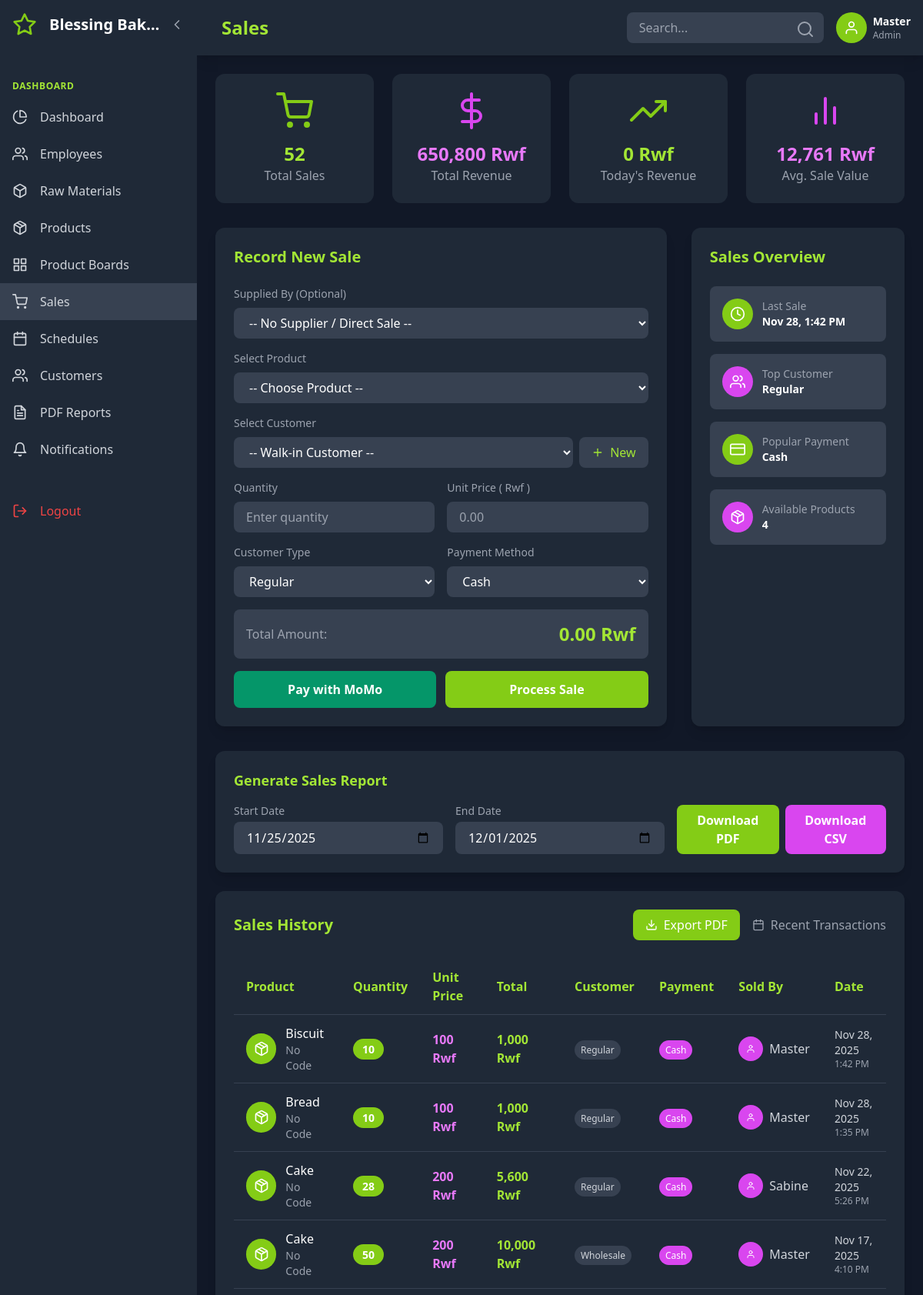
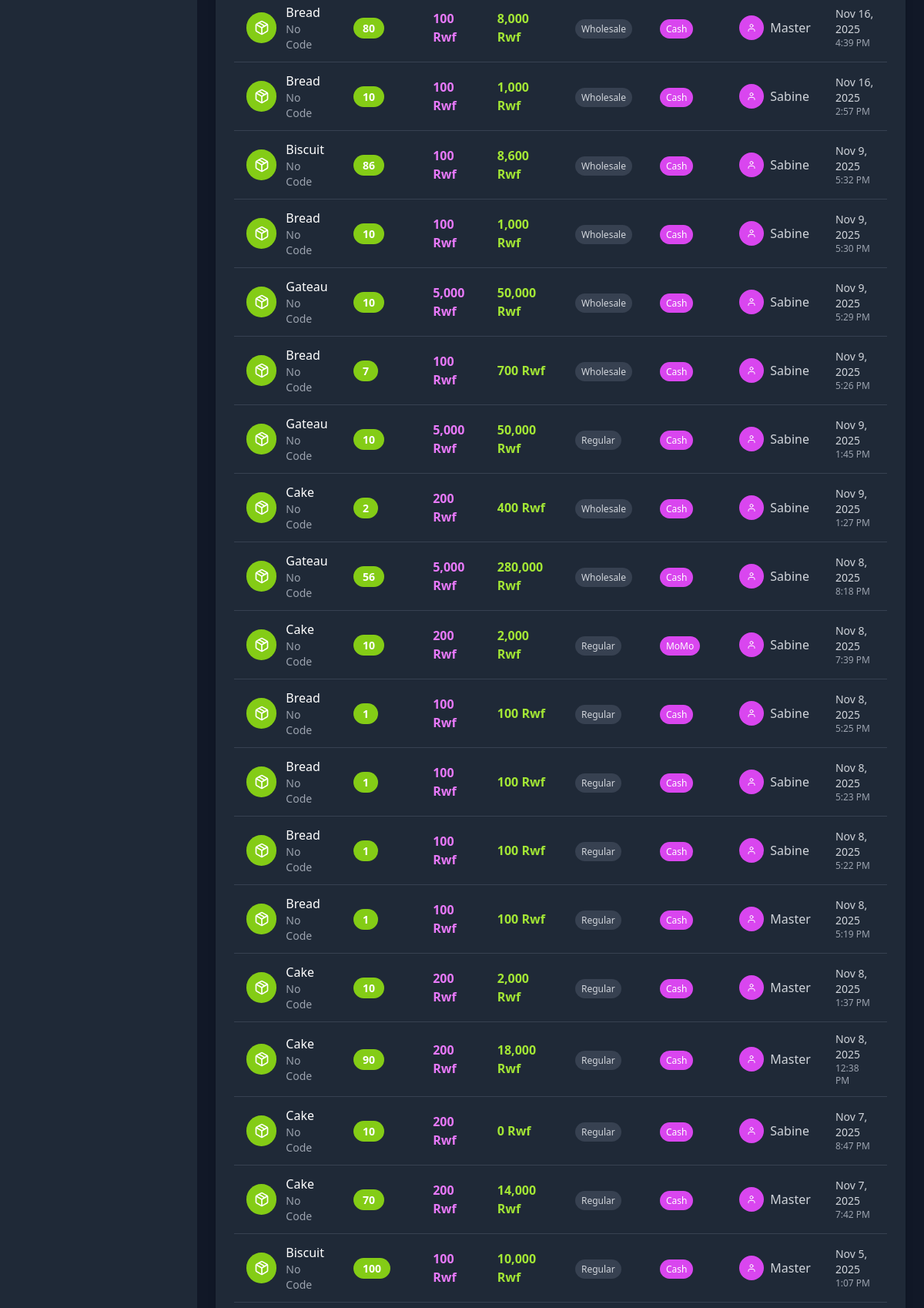
The page /?page=sales (signed in, upper part) on the database its author committed (2 pictures, top to bottom).
### tables this page shows
CREATE TABLE `system_settings` (
  `id` int(11) NOT NULL,
  `business_name` varchar(255) DEFAULT 'Bakery Management System',
  `currency` varchar(10) DEFAULT 'Frw',
  `timezone` varchar(50) DEFAULT 'Africa/Kigali',
  `date_format` varchar(20) DEFAULT 'Y-m-d',
  `low_stock_threshold` int(11) DEFAULT 10,
  `updated_at` datetime DEFAULT current_timestamp() ON UPDATE current_timestamp()
);

CREATE TABLE `sales` (
  `id` int(11) NOT NULL,
  `product_id` int(11) NOT NULL,
  `qty` int(11) NOT NULL,
  `unit_price` decimal(10,2) DEFAULT NULL,
  `total_price` decimal(12,2) DEFAULT NULL,
  `customer_type` varchar(50) DEFAULT NULL,
  `payment_method` varchar(50) DEFAULT NULL,
  `customer_id` int(11) DEFAULT NULL,
  `supplied_by` int(11) DEFAULT NULL,
  `supplier_trip_item_id` int(11) DEFAULT NULL,
  `sold_by` int(11) DEFAULT NULL,
  `created_by` int(11) DEFAULT NULL,
  `created_at` datetime DEFAULT current_timestamp()
);

CREATE TABLE `products` (
  `id` int(11) NOT NULL,
  `name` varchar(150) NOT NULL,
  `sku` varchar(80) DEFAULT NULL,
  `price` decimal(10,2) DEFAULT 0.00,
  `unit` varchar(20) DEFAULT NULL,
  `created_at` datetime DEFAULT current_timestamp(),
  `stock` int(11) NOT NULL DEFAULT 0
);

CREATE TABLE `users` (
  `id` int(11) NOT NULL,
  `username` varchar(50) NOT NULL,
  `email` varchar(150) DEFAULT NULL,
  `phone` varchar(20) DEFAULT NULL,
  `password` varchar(255) NOT NULL,
  `role` enum('admin','manager','staff') DEFAULT 'staff',
  `created_at` datetime DEFAULT current_timestamp()
);

### app/views/sales.php (the view, shortened to what the rows shown need)
<div class="grid grid-cols-1 lg:grid-cols-3 gap-8 mb-8">
    <div class="bg-gray-800 rounded-xl p-6 shadow-lg">
        <div class="space-y-4">
            <div class="flex justify-between items-center p-4 bg-gray-700 rounded-lg">
                <div class="flex items-center space-x-3">
                    <div>
                        <p class="text-gray-400 text-sm">Last Sale</p>
                        <p class="text-white font-semibold text-sm">
                            <?php if(!empty($sales_logs)): ?>
                                <?= date('M j, g:i A', strtotime($sales_logs[0]['created_at'])) ?>
                            <?php else: ?>
                                No sales yet
                            <?php endif; ?>
                        </p>
                    </div>
                </div>
            </div>
        </div>
    </div>
</div>
<div class="bg-gray-800 rounded-xl p-6 shadow-lg">
    <div class="overflow-x-auto">
        <table class="w-full">
            <thead>
                <tr class="border-b border-gray-700">
                    <th class="text-left py-3 px-4 text-lime-400">Product</th>
                    <th class="text-left py-3 px-4 text-lime-400">Quantity</th>
                    <th class="text-left py-3 px-4 text-lime-400">Unit Price</th>
                    <th class="text-left py-3 px-4 text-lime-400">Total</th>
                    <th class="text-left py-3 px-4 text-lime-400">Customer</th>
                    <th class="text-left py-3 px-4 text-lime-400">Payment</th>
                    <th class="text-left py-3 px-4 text-lime-400">Sold By</th>
                    <th class="text-left py-3 px-4 text-lime-400">Date</th>
                </tr>
            </thead>
            <tbody>
                <?php foreach($sales_logs as $sale): ?>
                <tr class="border-b border-gray-700 hover:bg-gray-700">
                    <td class="py-3 px-4">
                        <div class="flex items-center space-x-3">
                            <div class="w-10 h-10 bg-lime-500 rounded-full flex items-center justify-center">
                                <i data-feather="package" class="w-5 h-5 text-white"></i>
                            </div>
                            <div>
                                <p class="font-medium"><?= htmlspecialchars($sale['product_name']) ?></p>
                                <p class="text-gray-400 text-sm"><?= htmlspecialchars($sale['product_code'] ?? 'No Code') ?></p>
                            </div>
                        </div>
                    </td>
                    <td class="py-3 px-4">
                        <span class="bg-lime-500 text-white px-3 py-1 rounded-full text-sm font-semibold">
                            <?= number_format($sale['qty']) ?>
                        </span>
                    </td>
                    <td class="py-3 px-4">
                        <span class="text-fuchsia-400 font-bold"><?= number_format($sale['unit_price'], 0) ?> Rwf</span>
                    </td>
                    <td class="py-3 px-4">
                        <span class="text-lime-400 font-bold"><?= number_format($sale['total_price'], 0) ?> Rwf</span>
                    </td>
                    <td class="py-3 px-4">
                        <span class="bg-gray-700 text-gray-300 px-2 py-1 rounded-full text-xs">
                            <?= htmlspecialchars($sale['customer_type']) ?>
                        </span>
                    </td>
                    <td class="py-3 px-4">
                        <span class="bg-fuchsia-500 text-white px-2 py-1 rounded-full text-xs">
                            <?= htmlspecialchars($sale['payment_method']) ?>
                        </span>
                    </td>
                    <td class="py-3 px-4">
                        <div class="flex items-center space-x-2">
                            <div class="w-8 h-8 bg-fuchsia-500 rounded-full flex items-center justify-center">
                                <i data-feather="user" class="w-3 h-3 text-white"></i>
                            </div>
                            <span class="text-gray-300"><?= htmlspecialchars($sale['sold_by'] ?? 'Unknown') ?></span>
                        </div>
                    </td>
                    <td class="py-3 px-4">
                        <div class="text-gray-300">
                            <div class="font-medium text-sm"><?= date('M j, Y', strtotime($sale['created_at'])) ?></div>
                            <div class="text-gray-400 text-xs"><?= date('g:i A', strtotime($sale['created_at'])) ?></div>
                        </div>
                    </td>
                </tr>
                <?php endforeach; ?>
            </tbody>
        </table>
    </div>
</div>

### app/views/header.php (shortened to what the rows shown need)
<?php
    $user = $_SESSION['user_id'] ?? null;
    $user_role = $_SESSION['role'] ?? 'employee';
    $user_name = $_SESSION['username'] ?? 'User';
    $current_page = $_GET['page'] ?? 'dashboard';
    $theme = $_SESSION['theme'] ?? 'dark';
    $language = $_SESSION['language'] ?? 'en';
if ($user):
?>
<!DOCTYPE html>
<html lang="<?= htmlspecialchars($language) ?>" class="<?= $theme === 'dark' ? 'dark' : '' ?>">
<head>
    <script src="https://cdn.tailwindcss.com"></script>
</head>
<body class="<?= $theme === 'dark' ? 'bg-gray-900 text-white' : 'bg-gray-100 text-gray-900' ?> min-h-screen flex">
    <div id="sidebar" class="sidebar sidebar-expanded bg-gray-800 fixed h-full overflow-hidden z-50">
        <div class="p-4 flex items-center justify-between">
            <div class="flex items-center min-w-0">
                <i data-feather="star" class="text-lime-500 w-8 h-8 flex-shrink-0"></i>
                <span class="logo-text ml-4 text-xl font-bold truncate"><?php echo $conn->query("SELECT business_name FROM system_settings LIMIT 1")->fetchColumn(); ?></span>
            </div>
            <button id="sidebarToggle" class="text-gray-400 hover:text-white ml-2 flex-shrink-0">
                <i data-feather="chevron-left" class="w-5 h-5 sidebar-toggle-icon"></i>
            </button>
        </div>
        <nav class="mt-8">
            <?php if ($user_role === 'admin'): ?>
                <div class="px-4 py-2 text-xs font-semibold text-lime-400 uppercase tracking-wider">
                    <span class="nav-item-text"><?= t('dashboard') ?></span>
                </div>
                <a href="?page=dashboard" class="nav-item flex items-center px-4 py-3 text-gray-300 hover:bg-gray-700 hover:text-lime-400 transition-colors <?= $current_page === 'dashboard' ? 'bg-gray-700 text-lime-400' : '' ?>">
                    <i data-feather="pie-chart" class="w-5 h-5 flex-shrink-0"></i>
                    <span class="nav-item-text ml-4 truncate"><?= t('dashboard') ?></span>
                </a>
                <a href="?page=employees" class="nav-item flex items-center px-4 py-3 text-gray-300 hover:bg-gray-700 hover:text-lime-400 transition-colors <?= $current_page === 'employees' ? 'bg-gray-700 text-lime-400' : '' ?>">
                    <i data-feather="users" class="w-5 h-5 flex-shrink-0"></i>
                    <span class="nav-item-text ml-4 truncate"><?= t('employees') ?></span>
                </a>
                <a href="?page=raw_materials" class="nav-item flex items-center px-4 py-3 text-gray-300 hover:bg-gray-700 hover:text-lime-400 transition-colors <?= $current_page === 'raw_materials' ? 'bg-gray-700 text-lime-400' : '' ?>">
                    <i data-feather="box" class="w-5 h-5 flex-shrink-0"></i>
                    <span class="nav-item-text ml-4 truncate"><?= t('raw_materials') ?></span>
                </a>
                <a href="?page=products" class="nav-item flex items-center px-4 py-3 text-gray-300 hover:bg-gray-700 hover:text-lime-400 transition-colors <?= $current_page === 'products' ? 'bg-gray-700 text-lime-400' : '' ?>">
                    <i data-feather="package" class="w-5 h-5 flex-shrink-0"></i>
                    <span class="nav-item-text ml-4 truncate"><?= t('products') ?></span>
                </a>
                <a href="?page=product_boards" class="nav-item flex items-center px-4 py-3 text-gray-300 hover:bg-gray-700 hover:text-lime-400 transition-colors <?= $current_page === 'product_boards' ? 'bg-gray-700 text-lime-400' : '' ?>">
                    <i data-feather="grid" class="w-5 h-5 flex-shrink-0"></i>
                    <span class="nav-item-text ml-4 truncate"><?= t('product_boards') ?></span>
                </a>
                <a href="?page=suppliers" class="nav-item flex items-center px-4 py-3 text-gray-300 hover:bg-gray-700 hover:text-fuchsia-400 transition-colors <?= $current_page === 'sales' ? 'bg-gray-700 text-fuchsia-400' : '' ?>">
                    <i data-feather="shopping-cart" class="w-5 h-5 flex-shrink-0"></i>
                    <span class="nav-item-text ml-4 truncate"><?= t('sales') ?></span>
                <a href="?page=schedules" class="nav-item flex items-center px-4 py-3 text-gray-300 hover:bg-gray-700 hover:text-lime-400 transition-colors <?= $current_page === 'schedules' ? 'bg-gray-700 text-lime-400' : '' ?>">
                    <i data-feather="calendar" class="w-5 h-5 flex-shrink-0"></i>
                    <span class="nav-item-text ml-4 truncate"><?= t('schedules') ?></span>
                </a>
                <a href="?page=customers" class="nav-item flex items-center px-4 py-3 text-gray-300 hover:bg-gray-700 hover:text-lime-400 transition-colors <?= $current_page === 'customers' ? 'bg-gray-700 text-lime-400' : '' ?>">
                    <i data-feather="users" class="w-5 h-5 flex-shrink-0"></i>
                    <span class="nav-item-text ml-4 truncate"><?= t('customers') ?></span>
                </a>
                <a href="?page=admin_reports" class="nav-item flex items-center px-4 py-3 text-gray-300 hover:bg-gray-700 hover:text-lime-400 transition-colors <?= $current_page === 'admin_reports' ? 'bg-gray-700 text-lime-400' : '' ?>">
                    <i data-feather="file-text" class="w-5 h-5 flex-shrink-0"></i>
                    <span class="nav-item-text ml-4 truncate"><?= t('admin_reports') ?></span>
                </a>
                <a href="?page=notifications" class="nav-item flex items-center px-4 py-3 text-gray-300 hover:bg-gray-700 hover:text-lime-400 transition-colors <?= $current_page === 'notifications' ? 'bg-gray-700 text-lime-400' : '' ?>">
                    <i data-feather="bell" class="w-5 h-5 flex-shrink-0"></i>
                    <span class="nav-item-text ml-4 truncate"><?= t('notifications') ?></span>
                </a>
            <?php endif; ?>
            <a href="?page=logout" class="nav-item flex items-center px-4 py-3 text-red-500 hover:bg-gray-700 hover:text-red-400 transition-colors mt-8">
                <i data-feather="log-out" class="w-5 h-5 flex-shrink-0"></i>
                <span class="nav-item-text ml-4 truncate"><?= t('logout') ?></span>
            </a>
        </nav>
    </div>
    <div id="mainContent" class="main-content main-expanded flex-1 transition-all duration-300">
        <header class="bg-gray-800 shadow-lg p-4 flex justify-between items-center">
            <div class="flex items-center space-x-4">
                <h1 class="text-2xl font-bold text-lime-400 capitalize"><?= str_replace('_', ' ', $current_page) ?></h1>
            </div>
            <div class="flex items-center space-x-4">
                <div class="relative hidden md:block">
                    <input type="text" placeholder="Search..." class="bg-gray-700 text-white px-4 py-2 rounded-lg focus:outline-none focus:ring-2 focus:ring-lime-500 w-64">
                    <i data-feather="search" class="absolute right-3 top-2.5 text-gray-400"></i>
                </div>
                <div class="flex items-center space-x-2">
                    <a href="?page=settings">
                        <div class="w-10 h-10 <?= $user_role === 'admin' ? 'bg-lime-500' : 'bg-fuchsia-500' ?> rounded-full flex items-center justify-center">
                            <i data-feather="user" class="w-5 h-5 text-white"></i>
                        </div>
                    </a>
                    <div class="hidden sm:block">
                        <p class="text-white font-semibold text-sm"><?= htmlspecialchars($user_name) ?></p>
                        <p class="text-gray-400 text-xs capitalize"><?= htmlspecialchars($user_role) ?></p>
                    </div>
                </div>
            </div>
        </header>
        <main class="p-6">
<?php else: ?>
<?php endif; ?>

### rows shown on the page
system_settings: business_name "Blessing Bak…"
sales: created_at "Nov 28, 1:42 PM", product.name "Biscuit", product_code "No Code", qty "10", unit_price "100", total_price "1,000", customer_type "Regular", payment_method "Cash", users.username "Master", created_at "Nov 28, 2025", created_at "1:42 PM"
sales: product.name "Bread", product_code "No Code", qty "10", unit_price "100", total_price "1,000", customer_type "Regular", payment_method "Cash", users.username "Master", created_at "Nov 28, 2025", created_at "1:35 PM"
sales: product.name "Cake", product_code "No Code", qty "28", unit_price "200", total_price "5,600", customer_type "Regular", payment_method "Cash", users.username "Sabine", created_at "Nov 22, 2025", created_at "5:26 PM"
sales: product.name "Cake", product_code "No Code", qty "50", unit_price "200", total_price "10,000", customer_type "Wholesale", payment_method "Cash", users.username "Master", created_at "Nov 17, 2025", created_at "4:10 PM"
sales: product.name "Bread", product_code "No Code", qty "80", unit_price "100", total_price "8,000", customer_type "Wholesale", payment_method "Cash", users.username "Master", created_at "Nov 16, 2025", created_at "4:39 PM"
sales: product.name "Bread", product_code "No Code", qty "10", unit_price "100", total_price "1,000", customer_type "Wholesale", payment_method "Cash", users.username "Sabine", created_at "Nov 16, 2025", created_at "2:57 PM"
sales: product.name "Biscuit", product_code "No Code", qty "86", unit_price "100", total_price "8,600", customer_type "Wholesale", payment_method "Cash", users.username "Sabine", created_at "Nov 9, 2025", created_at "5:32 PM"
sales: product.name "Bread", product_code "No Code", qty "10", unit_price "100", total_price "1,000", customer_type "Wholesale", payment_method "Cash", users.username "Sabine", created_at "Nov 9, 2025", created_at "5:30 PM"
sales: product.name "Gateau", product_code "No Code", qty "10", unit_price "5,000", total_price "50,000", customer_type "Wholesale", payment_method "Cash", users.username "Sabine", created_at "Nov 9, 2025", created_at "5:29 PM"
sales: product.name "Bread", product_code "No Code", qty "7", unit_price "100", total_price "700", customer_type "Wholesale", payment_method "Cash", users.username "Sabine", created_at "Nov 9, 2025", created_at "5:26 PM"
sales: product.name "Gateau", product_code "No Code", qty "10", unit_price "5,000", total_price "50,000", customer_type "Regular", payment_method "Cash", users.username "Sabine", created_at "Nov 9, 2025", created_at "1:45 PM"
sales: product.name "Cake", product_code "No Code", qty "2", unit_price "200", total_price "400", customer_type "Wholesale", payment_method "Cash", users.username "Sabine", created_at "Nov 9, 2025", created_at "1:27 PM"
sales: product.name "Gateau", product_code "No Code", qty "56", unit_price "5,000", total_price "280,000", customer_type "Wholesale", payment_method "Cash", users.username "Sabine", created_at "Nov 8, 2025", created_at "8:18 PM"
sales: product.name "Cake", product_code "No Code", qty "10", unit_price "200", total_price "2,000", customer_type "Regular", payment_method "MoMo", users.username "Sabine", created_at "Nov 8, 2025", created_at "7:39 PM"
sales: product.name "Bread", product_code "No Code", qty "1", unit_price "100", total_price "100", customer_type "Regular", payment_method "Cash", users.username "Sabine", created_at "Nov 8, 2025", created_at "5:25 PM"
sales: product.name "Bread", product_code "No Code", qty "1", unit_price "100", total_price "100", customer_type "Regular", payment_method "Cash", users.username "Sabine", created_at "Nov 8, 2025", created_at "5:23 PM"
sales: product.name "Bread", product_code "No Code", qty "1", unit_price "100", total_price "100", customer_type "Regular", payment_method "Cash", users.username "Sabine", created_at "Nov 8, 2025", created_at "5:22 PM"
sales: product.name "Bread", product_code "No Code", qty "1", unit_price "100", total_price "100", customer_type "Regular", payment_method "Cash", users.username "Master", created_at "Nov 8, 2025", created_at "5:19 PM"
sales: product.name "Cake", product_code "No Code", qty "10", unit_price "200", total_price "2,000", customer_type "Regular", payment_method "Cash", users.username "Master", created_at "Nov 8, 2025", created_at "1:37 PM"
sales: product.name "Cake", product_code "No Code", qty "90", unit_price "200", total_price "18,000", customer_type "Regular", payment_method "Cash", users.username "Master", created_at "Nov 8, 2025", created_at "12:38 PM"
sales: product.name "Cake", product_code "No Code", qty "10", unit_price "200", total_price "0", customer_type "Regular", payment_method "Cash", users.username "Sabine", created_at "Nov 7, 2025", created_at "8:47 PM"
sales: product.name "Cake", product_code "No Code", qty "70", unit_price "200", total_price "14,000", customer_type "Regular", payment_method "Cash", users.username "Master", created_at "Nov 7, 2025", created_at "7:42 PM"
sales: product.name "Biscuit", product_code "No Code", qty "100", unit_price "100", total_price "10,000", customer_type "Regular", payment_method "Cash", users.username "Master", created_at "Nov 5, 2025", created_at "1:07 PM"

### other values the page prints
t('dashboard') "DASHBOARD"
t('dashboard') "Dashboard"
t('employees') "Employees"
t('raw_materials') "Raw Materials"
t('products') "Products"
t('product_boards') "Product Boards"
t('sales') "Sales"
t('schedules') "Schedules"
t('customers') "Customers"
t('admin_reports') "PDF Reports"
t('notifications') "Notifications"
t('logout') "Logout"
str_replace('_', ' ', $current_page) "Sales"
$user_name "Master"
$user_role "Admin"
